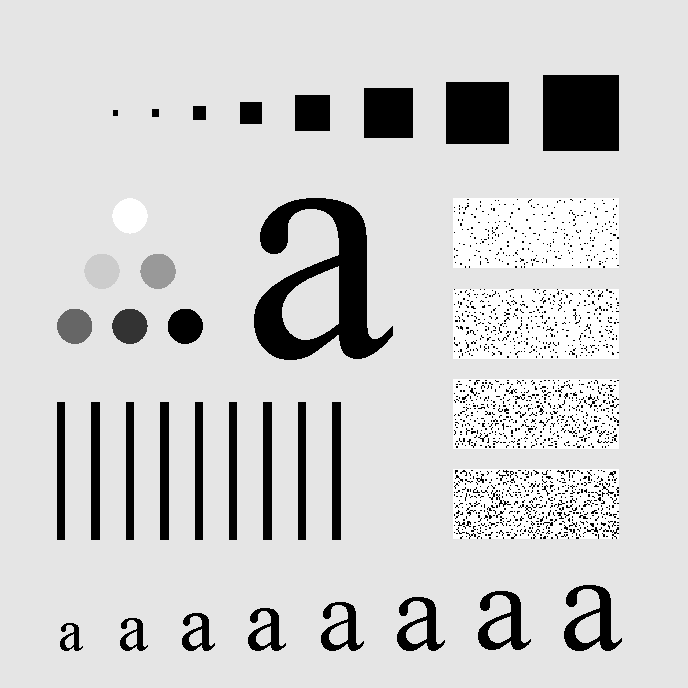
#> input picture character.tif, 688 x 688 px
$ python prob4B.py
#> lines starting #> are read from the running program, lines starting #| are printed output that depends on the picture; after the words box and inside, x2 and y2 are one past the last pixel; in counts of white or black regions, pixels touching at a corner belong together
import imageio
import matplotlib.pyplot as plt
import numpy as np


image = imageio.imread('character.tif')
#> image is the input picture: shape (688, 688); min 0, max 255, mean 207.3
h,w = image.shape
#> h = 688; w = 688

def applyIdealFilter(fftImage, radius):
    low = np.zeros((h, w))

    for u in range(h):
        for v in range(w):
            D = np.sqrt((u-h/2)**2 + (v-w/2)**2)
            if(D <= radius):
                low[u][v] = 1

    lowPass = np.fft.ifft2(np.fft.ifftshift(fftImage * low))

    return np.abs(lowPass)


gausianNoise = np.random.normal(7, 13, image.shape).astype(np.uint8)
noisyImage = image + gausianNoise
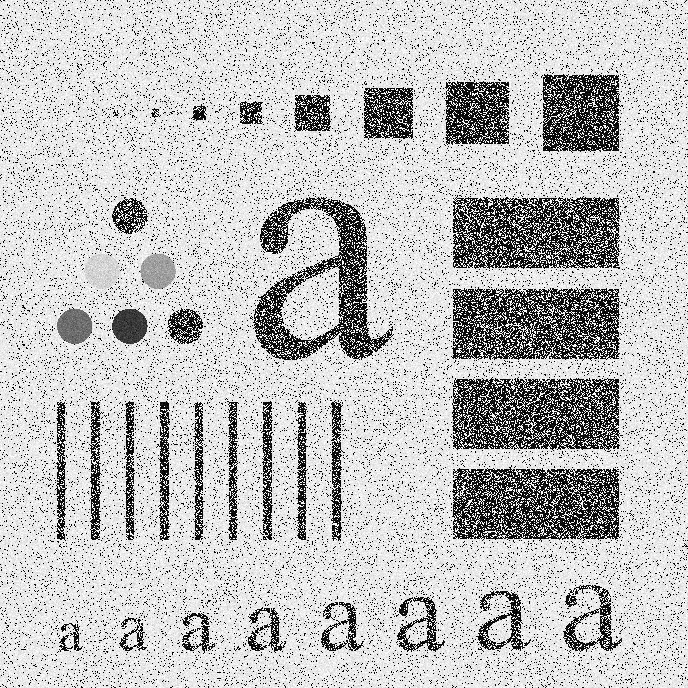
#> noisyImage: shape (688, 688); min 0, max 255, mean 193.1

noisyImageFFT = np.fft.fftshift(np.fft.fft2(noisyImage))

idealLowPass10 = applyIdealFilter(noisyImageFFT.copy(), 10)
#> after the loop in applyIdealFilter, `for u in range(h):`:
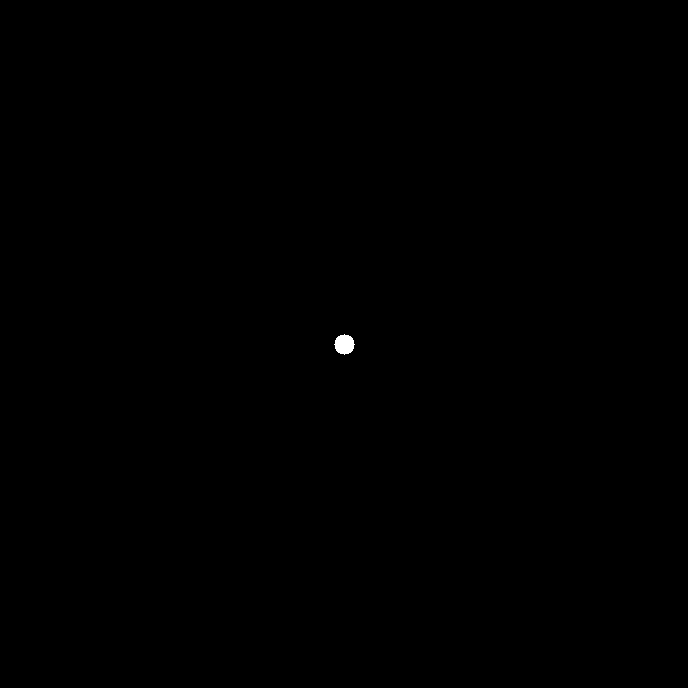
#> low: shape (688, 688) float64; values 0 (black) and 1 (white), 0.07% white; 1 white region, box (x1, y1, x2, y2) and area: (334, 334, 355, 355) 317
idealLowPass20 = applyIdealFilter(noisyImageFFT.copy(), 20)
#> call 2 of applyIdealFilter, with fftImage = array of shape (688, 688), radius = 20
#> after the loop in applyIdealFilter (call 2), `for u in range(h):`:
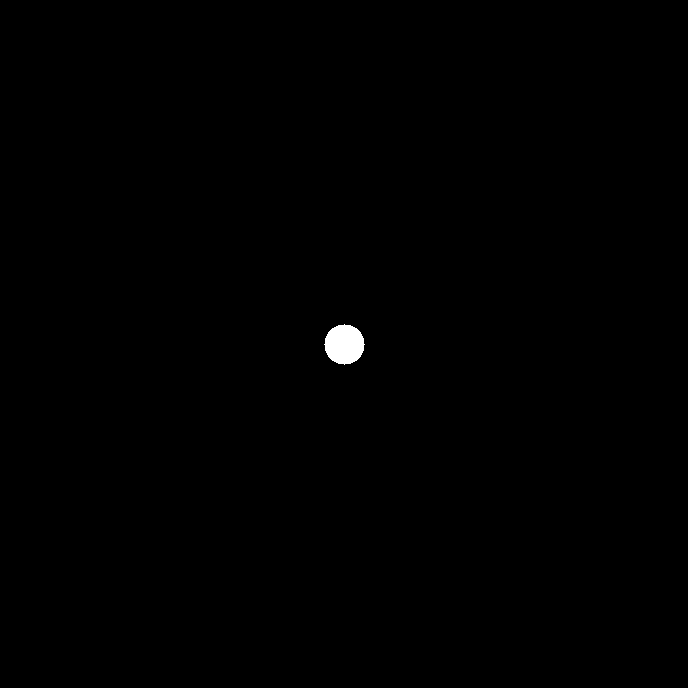
#> low: shape (688, 688) float64; values 0 (black) and 1 (white), 0.27% white; 1 white region, box (x1, y1, x2, y2) and area: (324, 324, 365, 365) 1257
#> in applyIdealFilter (call 2), `return np.abs(lowPass)`:
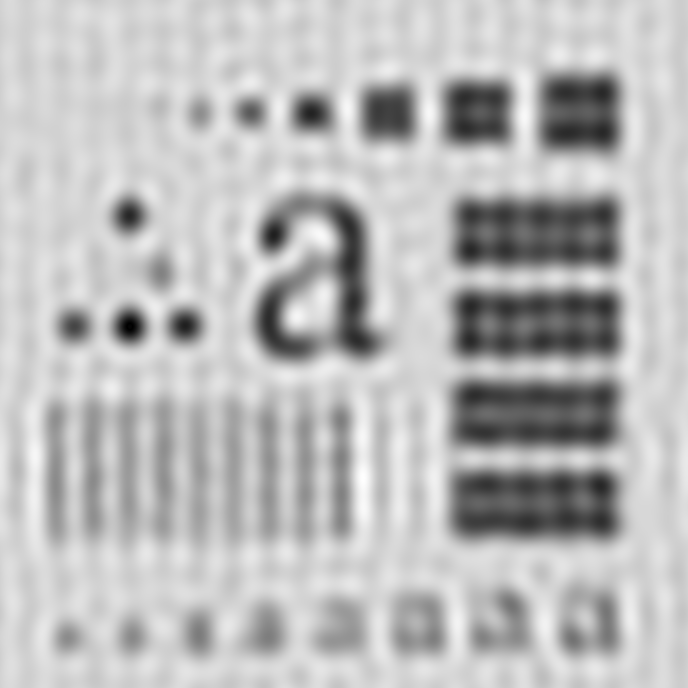
#> returned value: shape (688, 688) float64; min 0.00856, max 264.1, mean 193.1; drawn with min black and max white
idealLowPass30 = applyIdealFilter(noisyImageFFT.copy(), 30)
#> call 3 of applyIdealFilter, with fftImage = array of shape (688, 688), radius = 30
#> after the loop in applyIdealFilter (call 3), `for u in range(h):`:
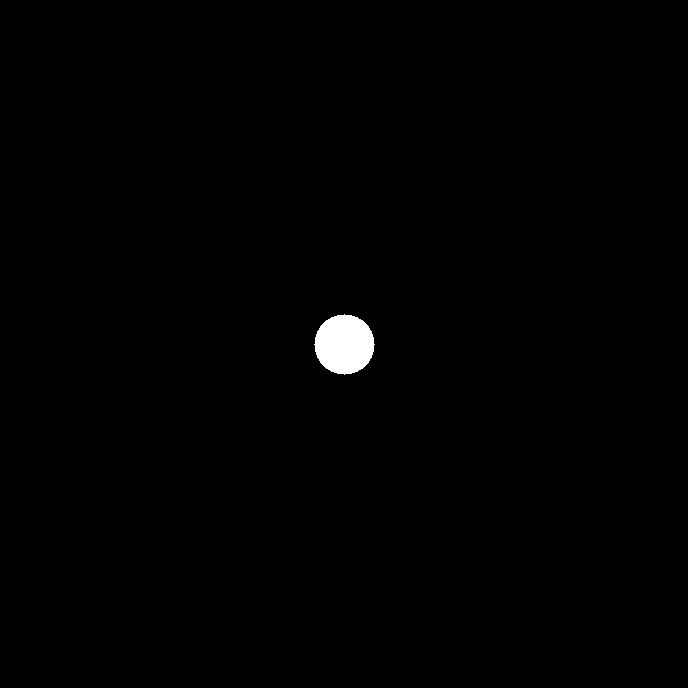
#> low: shape (688, 688) float64; values 0 (black) and 1 (white), 0.6% white; 1 white region, box (x1, y1, x2, y2) and area: (314, 314, 375, 375) 2821
#> in applyIdealFilter (call 3), `return np.abs(lowPass)`:
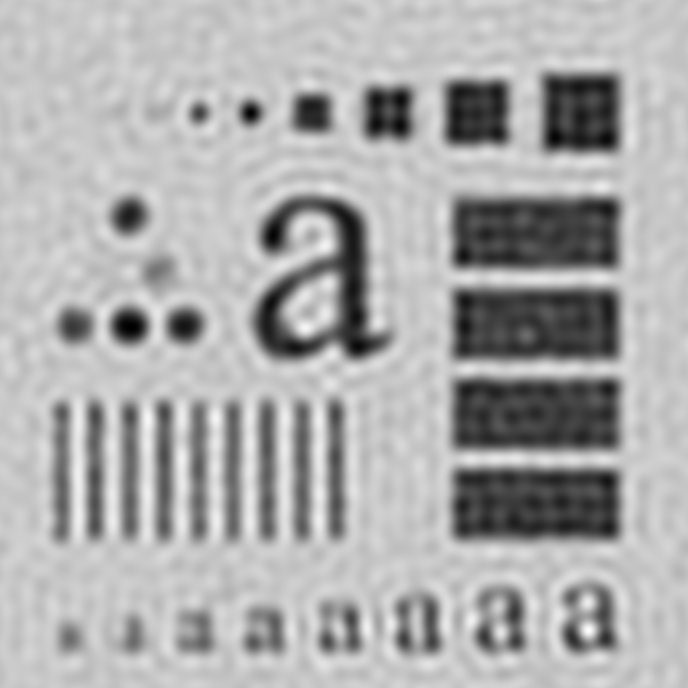
#> returned value: shape (688, 688) float64; min 26.61, max 273.7, mean 193.1; drawn with min black and max white

plt.figure(figsize=(16,16))
plt.subplot(2,3,1)
plt.imshow(image,cmap='grey')

plt.subplot(2,3,2)
plt.imshow(noisyImage, cmap='grey')

plt.subplot(2,3,3)
plt.imshow(np.log(abs(noisyImageFFT)), cmap='grey')

plt.subplot(2,3,4)
plt.imshow(idealLowPass20, cmap='grey')

plt.subplot(2,3,5)
plt.imshow(idealLowPass30, cmap='grey')

plt.subplot(2,3,6)
plt.imshow(idealLowPass10, cmap='grey')

plt.show()
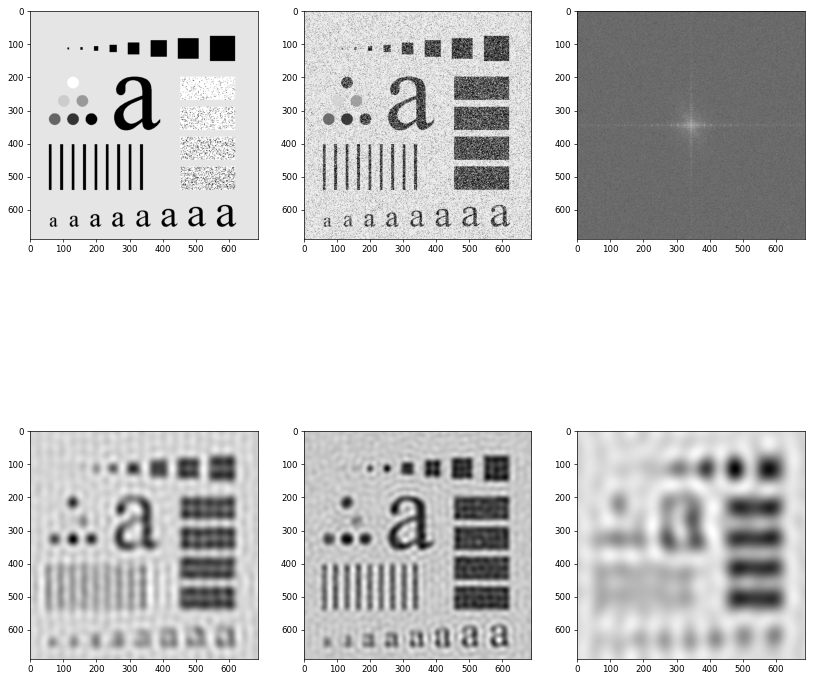
#> figure drawn by matplotlib, 6 panels
